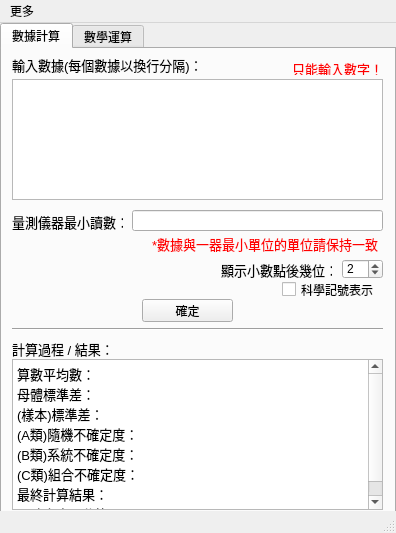
<?xml version="1.0" encoding="UTF-8"?>
<ui version="4.0">
 <class>MainWindow</class>
 <widget class="QMainWindow" name="MainWindow">
  <property name="geometry">
   <rect>
    <x>0</x>
    <y>0</y>
    <width>396</width>
    <height>533</height>
   </rect>
  </property>
  <property name="windowTitle">
   <string>MainWindow</string>
  </property>
  <widget class="QWidget" name="centralwidget">
   <widget class="QTabWidget" name="tabWidget">
    <property name="geometry">
     <rect>
      <x>0</x>
      <y>0</y>
      <width>396</width>
      <height>491</height>
     </rect>
    </property>
    <property name="currentIndex">
     <number>0</number>
    </property>
    <widget class="QWidget" name="tab">
     <attribute name="title">
      <string>數據計算</string>
     </attribute>
     <widget class="QLabel" name="label">
      <property name="geometry">
       <rect>
        <x>10</x>
        <y>6</y>
        <width>191</width>
        <height>20</height>
       </rect>
      </property>
      <property name="text">
       <string>&lt;html&gt;&lt;head/&gt;&lt;body&gt;&lt;p&gt;&lt;span style=&quot; font-size:10pt;&quot;&gt;輸入數據(每個數據以換行分隔)：&lt;/span&gt;&lt;/p&gt;&lt;/body&gt;&lt;/html&gt;</string>
      </property>
     </widget>
     <widget class="QSpinBox" name="spinBox">
      <property name="geometry">
       <rect>
        <x>340</x>
        <y>210</y>
        <width>41</width>
        <height>20</height>
       </rect>
      </property>
      <property name="maximum">
       <number>15</number>
      </property>
      <property name="value">
       <number>2</number>
      </property>
      <property name="displayIntegerBase">
       <number>10</number>
      </property>
     </widget>
     <widget class="QLabel" name="label_2">
      <property name="geometry">
       <rect>
        <x>10</x>
        <y>160</y>
        <width>111</width>
        <height>26</height>
       </rect>
      </property>
      <property name="text">
       <string>&lt;span style=&quot;  font-size:10pt;&quot;&gt;量測儀器最小讀數：&lt;/span&gt;</string>
      </property>
     </widget>
     <widget class="Line" name="line">
      <property name="geometry">
       <rect>
        <x>10</x>
        <y>270</y>
        <width>371</width>
        <height>21</height>
       </rect>
      </property>
      <property name="orientation">
       <enum>Qt::Horizontal</enum>
      </property>
     </widget>
     <widget class="QLabel" name="label_5">
      <property name="geometry">
       <rect>
        <x>219</x>
        <y>211</y>
        <width>111</width>
        <height>20</height>
       </rect>
      </property>
      <property name="text">
       <string>&lt;span style=&quot;  font-size:10pt;&quot;&gt;顯示小數點後幾位：&lt;/span&gt;</string>
      </property>
     </widget>
     <widget class="QPushButton" name="EnterButton">
      <property name="geometry">
       <rect>
        <x>140</x>
        <y>250</y>
        <width>91</width>
        <height>23</height>
       </rect>
      </property>
      <property name="text">
       <string>確定</string>
      </property>
     </widget>
     <widget class="QLineEdit" name="minimumValue">
      <property name="geometry">
       <rect>
        <x>130</x>
        <y>161</y>
        <width>251</width>
        <height>21</height>
       </rect>
      </property>
     </widget>
     <widget class="QLabel" name="label_3">
      <property name="geometry">
       <rect>
        <x>150</x>
        <y>180</y>
        <width>231</width>
        <height>31</height>
       </rect>
      </property>
      <property name="text">
       <string>&lt;span style=&quot; color:red; font-size:10pt;&quot;&gt;*數據與一器最小單位的單位請保持一致&lt;/span&gt;</string>
      </property>
     </widget>
     <widget class="QLabel" name="label_4">
      <property name="geometry">
       <rect>
        <x>10</x>
        <y>290</y>
        <width>101</width>
        <height>21</height>
       </rect>
      </property>
      <property name="text">
       <string>&lt;span style=&quot;  font-size:10pt;&quot;&gt;計算過程 / 結果：&lt;/span&gt;</string>
      </property>
     </widget>
     <widget class="QCheckBox" name="Scientific_notation">
      <property name="geometry">
       <rect>
        <x>280</x>
        <y>230</y>
        <width>101</width>
        <height>21</height>
       </rect>
      </property>
      <property name="text">
       <string>科學記號表示</string>
      </property>
     </widget>
     <widget class="QTextBrowser" name="calculateResult">
      <property name="geometry">
       <rect>
        <x>10</x>
        <y>310</y>
        <width>371</width>
        <height>151</height>
       </rect>
      </property>
      <property name="html">
       <string>&lt;!DOCTYPE HTML PUBLIC &quot;-//W3C//DTD HTML 4.0//EN&quot; &quot;http://www.w3.org/TR/REC-html40/strict.dtd&quot;&gt;
&lt;html&gt;&lt;head&gt;&lt;meta name=&quot;qrichtext&quot; content=&quot;1&quot; /&gt;&lt;style type=&quot;text/css&quot;&gt;
p, li { white-space: pre-wrap; }
&lt;/style&gt;&lt;/head&gt;&lt;body style=&quot; font-family:'PMingLiU'; font-size:9pt; font-weight:400; font-style:normal;&quot;&gt;
&lt;p style=&quot; margin-top:0px; margin-bottom:0px; margin-left:0px; margin-right:0px; -qt-block-indent:0; text-indent:0px;&quot;&gt;&lt;span style=&quot; font-family:'Microsoft JhengHei'; font-size:10pt; color:#000000;&quot;&gt;算數平均數：&lt;/span&gt;&lt;/p&gt;
&lt;p style=&quot; margin-top:0px; margin-bottom:0px; margin-left:0px; margin-right:0px; -qt-block-indent:0; text-indent:0px;&quot;&gt;&lt;span style=&quot; font-family:'Microsoft JhengHei'; font-size:10pt; color:#000000;&quot;&gt;母體標準差：&lt;/span&gt;&lt;/p&gt;
&lt;p style=&quot; margin-top:0px; margin-bottom:0px; margin-left:0px; margin-right:0px; -qt-block-indent:0; text-indent:0px;&quot;&gt;&lt;span style=&quot; font-family:'Microsoft JhengHei'; font-size:10pt; color:#000000;&quot;&gt;(樣本)標準差：&lt;/span&gt;&lt;/p&gt;
&lt;p style=&quot; margin-top:0px; margin-bottom:0px; margin-left:0px; margin-right:0px; -qt-block-indent:0; text-indent:0px;&quot;&gt;&lt;span style=&quot; font-family:'Microsoft JhengHei'; font-size:10pt; color:#000000;&quot;&gt;(A類)隨機不確定度：&lt;/span&gt;&lt;/p&gt;
&lt;p style=&quot; margin-top:0px; margin-bottom:0px; margin-left:0px; margin-right:0px; -qt-block-indent:0; text-indent:0px;&quot;&gt;&lt;span style=&quot; font-family:'Microsoft JhengHei'; font-size:10pt; color:#000000;&quot;&gt;(B類)系統不確定度：&lt;/span&gt;&lt;/p&gt;
&lt;p style=&quot; margin-top:0px; margin-bottom:0px; margin-left:0px; margin-right:0px; -qt-block-indent:0; text-indent:0px;&quot;&gt;&lt;span style=&quot; font-family:'Microsoft JhengHei'; font-size:10pt; color:#000000;&quot;&gt;(C類)組合不確定度：&lt;/span&gt;&lt;/p&gt;
&lt;p style=&quot; margin-top:0px; margin-bottom:0px; margin-left:0px; margin-right:0px; -qt-block-indent:0; text-indent:0px;&quot;&gt;&lt;span style=&quot; font-family:'Microsoft JhengHei'; font-size:10pt; color:#000000;&quot;&gt;最終計算結果：&lt;/span&gt;&lt;/p&gt;
&lt;p style=&quot; margin-top:0px; margin-bottom:0px; margin-left:0px; margin-right:0px; -qt-block-indent:0; text-indent:0px;&quot;&gt;&lt;span style=&quot; font-family:'Microsoft JhengHei'; font-size:10pt; color:#000000;&quot;&gt;不確定度百分比：&lt;/span&gt;&lt;/p&gt;&lt;/body&gt;&lt;/html&gt;</string>
      </property>
     </widget>
     <widget class="QPlainTextEdit" name="inputTextEdit">
      <property name="geometry">
       <rect>
        <x>10</x>
        <y>30</y>
        <width>371</width>
        <height>121</height>
       </rect>
      </property>
      <property name="plainText">
       <string/>
      </property>
     </widget>
     <widget class="QLabel" name="label_21">
      <property name="geometry">
       <rect>
        <x>290</x>
        <y>10</y>
        <width>91</width>
        <height>16</height>
       </rect>
      </property>
      <property name="text">
       <string>&lt;html&gt;&lt;head/&gt;&lt;body&gt;&lt;p&gt;&lt;span style=&quot; font-size:10pt; color:#ff0000;&quot;&gt;只能輸入數字！&lt;/span&gt;&lt;/p&gt;&lt;/body&gt;&lt;/html&gt;</string>
      </property>
     </widget>
    </widget>
    <widget class="QWidget" name="tab_2">
     <attribute name="title">
      <string>數學運算</string>
     </attribute>
     <widget class="QLineEdit" name="Xdata">
      <property name="geometry">
       <rect>
        <x>30</x>
        <y>30</y>
        <width>161</width>
        <height>20</height>
       </rect>
      </property>
     </widget>
     <widget class="QLabel" name="label_6">
      <property name="geometry">
       <rect>
        <x>10</x>
        <y>31</y>
        <width>21</width>
        <height>20</height>
       </rect>
      </property>
      <property name="text">
       <string>&lt;span style=&quot;  font-size:10pt;&quot;&gt;X：&lt;/span&gt;</string>
      </property>
     </widget>
     <widget class="QLineEdit" name="Xuncertainty">
      <property name="geometry">
       <rect>
        <x>220</x>
        <y>30</y>
        <width>161</width>
        <height>20</height>
       </rect>
      </property>
     </widget>
     <widget class="QLabel" name="label_7">
      <property name="geometry">
       <rect>
        <x>190</x>
        <y>30</y>
        <width>21</width>
        <height>21</height>
       </rect>
      </property>
      <property name="text">
       <string>   ±</string>
      </property>
     </widget>
     <widget class="QLineEdit" name="Yuncertainty">
      <property name="geometry">
       <rect>
        <x>220</x>
        <y>60</y>
        <width>161</width>
        <height>20</height>
       </rect>
      </property>
     </widget>
     <widget class="QLabel" name="label_9">
      <property name="geometry">
       <rect>
        <x>10</x>
        <y>61</y>
        <width>21</width>
        <height>21</height>
       </rect>
      </property>
      <property name="text">
       <string>&lt;span style=&quot;  font-size:10pt;&quot;&gt;Y：&lt;/span&gt;</string>
      </property>
     </widget>
     <widget class="QLineEdit" name="Ydata">
      <property name="geometry">
       <rect>
        <x>30</x>
        <y>60</y>
        <width>161</width>
        <height>20</height>
       </rect>
      </property>
     </widget>
     <widget class="QLabel" name="label_8">
      <property name="geometry">
       <rect>
        <x>190</x>
        <y>60</y>
        <width>21</width>
        <height>21</height>
       </rect>
      </property>
      <property name="text">
       <string>   ±</string>
      </property>
     </widget>
     <widget class="QLabel" name="label_10">
      <property name="geometry">
       <rect>
        <x>10</x>
        <y>10</y>
        <width>81</width>
        <height>16</height>
       </rect>
      </property>
      <property name="text">
       <string>&lt;span style=&quot;  font-size:10pt;&quot;&gt;請輸入數據：&lt;/span&gt;</string>
      </property>
     </widget>
     <widget class="QLabel" name="label_11">
      <property name="geometry">
       <rect>
        <x>10</x>
        <y>120</y>
        <width>81</width>
        <height>16</height>
       </rect>
      </property>
      <property name="text">
       <string>&lt;span style=&quot;  font-size:10pt;&quot;&gt;輸入運算式：&lt;/span&gt;</string>
      </property>
     </widget>
     <widget class="QTextBrowser" name="calculateResult_2">
      <property name="geometry">
       <rect>
        <x>10</x>
        <y>391</y>
        <width>371</width>
        <height>51</height>
       </rect>
      </property>
      <property name="html">
       <string>&lt;!DOCTYPE HTML PUBLIC &quot;-//W3C//DTD HTML 4.0//EN&quot; &quot;http://www.w3.org/TR/REC-html40/strict.dtd&quot;&gt;
&lt;html&gt;&lt;head&gt;&lt;meta name=&quot;qrichtext&quot; content=&quot;1&quot; /&gt;&lt;style type=&quot;text/css&quot;&gt;
p, li { white-space: pre-wrap; }
&lt;/style&gt;&lt;/head&gt;&lt;body style=&quot; font-family:'PMingLiU'; font-size:9pt; font-weight:400; font-style:normal;&quot;&gt;
&lt;p style=&quot;-qt-paragraph-type:empty; margin-top:0px; margin-bottom:0px; margin-left:0px; margin-right:0px; -qt-block-indent:0; text-indent:0px; font-size:10pt;&quot;&gt;&lt;br /&gt;&lt;/p&gt;&lt;/body&gt;&lt;/html&gt;</string>
      </property>
     </widget>
     <widget class="QLabel" name="label_12">
      <property name="geometry">
       <rect>
        <x>10</x>
        <y>370</y>
        <width>71</width>
        <height>16</height>
       </rect>
      </property>
      <property name="text">
       <string>&lt;span style=&quot;  font-size:10pt;&quot;&gt;運算結果：&lt;/span&gt;</string>
      </property>
     </widget>
     <widget class="QLabel" name="label_13">
      <property name="geometry">
       <rect>
        <x>10</x>
        <y>91</y>
        <width>21</width>
        <height>20</height>
       </rect>
      </property>
      <property name="text">
       <string>&lt;span style=&quot;  font-size:10pt;&quot;&gt;Z：&lt;/span&gt;</string>
      </property>
     </widget>
     <widget class="QLineEdit" name="Zdata">
      <property name="geometry">
       <rect>
        <x>30</x>
        <y>90</y>
        <width>161</width>
        <height>20</height>
       </rect>
      </property>
     </widget>
     <widget class="QLineEdit" name="Zuncertainty">
      <property name="geometry">
       <rect>
        <x>220</x>
        <y>90</y>
        <width>161</width>
        <height>20</height>
       </rect>
      </property>
     </widget>
     <widget class="QLabel" name="label_14">
      <property name="geometry">
       <rect>
        <x>190</x>
        <y>90</y>
        <width>21</width>
        <height>21</height>
       </rect>
      </property>
      <property name="text">
       <string>   ±</string>
      </property>
     </widget>
     <widget class="QLineEdit" name="Formula">
      <property name="geometry">
       <rect>
        <x>10</x>
        <y>140</y>
        <width>371</width>
        <height>21</height>
       </rect>
      </property>
      <property name="text">
       <string>X+Y</string>
      </property>
     </widget>
     <widget class="QCheckBox" name="Scientific_notation_2">
      <property name="geometry">
       <rect>
        <x>280</x>
        <y>300</y>
        <width>101</width>
        <height>21</height>
       </rect>
      </property>
      <property name="text">
       <string>科學記號表示</string>
      </property>
     </widget>
     <widget class="QSpinBox" name="spinBox_2">
      <property name="geometry">
       <rect>
        <x>100</x>
        <y>300</y>
        <width>41</width>
        <height>21</height>
       </rect>
      </property>
      <property name="maximum">
       <number>15</number>
      </property>
      <property name="value">
       <number>2</number>
      </property>
      <property name="displayIntegerBase">
       <number>10</number>
      </property>
     </widget>
     <widget class="QLabel" name="label_15">
      <property name="geometry">
       <rect>
        <x>10</x>
        <y>301</y>
        <width>91</width>
        <height>20</height>
       </rect>
      </property>
      <property name="text">
       <string>&lt;span style=&quot;  font-size:10pt;&quot;&gt;小數點後幾位：&lt;/span&gt;</string>
      </property>
     </widget>
     <widget class="Line" name="line_3">
      <property name="geometry">
       <rect>
        <x>10</x>
        <y>350</y>
        <width>371</width>
        <height>16</height>
       </rect>
      </property>
      <property name="orientation">
       <enum>Qt::Horizontal</enum>
      </property>
     </widget>
     <widget class="QPushButton" name="equalsButton">
      <property name="geometry">
       <rect>
        <x>144</x>
        <y>330</y>
        <width>91</width>
        <height>23</height>
       </rect>
      </property>
      <property name="text">
       <string>確定</string>
      </property>
     </widget>
     <widget class="QLabel" name="label_16">
      <property name="geometry">
       <rect>
        <x>10</x>
        <y>176</y>
        <width>41</width>
        <height>20</height>
       </rect>
      </property>
      <property name="text">
       <string>&lt;span style=&quot; font-size:10pt;&quot;&gt;說明：&lt;/span&gt;</string>
      </property>
     </widget>
     <widget class="QLabel" name="label_17">
      <property name="geometry">
       <rect>
        <x>40</x>
        <y>200</y>
        <width>321</width>
        <height>16</height>
       </rect>
      </property>
      <property name="text">
       <string>&lt;html&gt;&lt;head/&gt;&lt;body&gt;&lt;p&gt;&lt;span style=&quot; font-size:10pt;&quot;&gt;請先輸入X、Y、Z的數值，若為空，將預設為0 ± 0。&lt;/span&gt;&lt;/p&gt;&lt;/body&gt;&lt;/html&gt;</string>
      </property>
     </widget>
     <widget class="QLabel" name="label_18">
      <property name="geometry">
       <rect>
        <x>40</x>
        <y>220</y>
        <width>291</width>
        <height>16</height>
       </rect>
      </property>
      <property name="text">
       <string>&lt;html&gt;&lt;head/&gt;&lt;body&gt;&lt;p&gt;&lt;span style=&quot; font-size:10pt;&quot;&gt;接著輸入運算式，目前可用的運算子有： + - * /&lt;/span&gt;&lt;/p&gt;&lt;/body&gt;&lt;/html&gt;</string>
      </property>
     </widget>
     <widget class="QLabel" name="label_19">
      <property name="geometry">
       <rect>
        <x>40</x>
        <y>240</y>
        <width>101</width>
        <height>16</height>
       </rect>
      </property>
      <property name="text">
       <string>&lt;html&gt;&lt;head/&gt;&lt;body&gt;&lt;p&gt;&lt;span style=&quot; font-size:10pt;&quot;&gt;可用括號：( )&lt;/span&gt;&lt;/p&gt;&lt;/body&gt;&lt;/html&gt;</string>
      </property>
     </widget>
     <widget class="QLabel" name="label_20">
      <property name="geometry">
       <rect>
        <x>40</x>
        <y>260</y>
        <width>191</width>
        <height>16</height>
       </rect>
      </property>
      <property name="text">
       <string>&lt;html&gt;&lt;head/&gt;&lt;body&gt;&lt;p&gt;&lt;span style=&quot; font-size:10pt; color:#000000;&quot;&gt;最後注意，&lt;/span&gt;&lt;span style=&quot; font-size:10pt; color:#ff0000;&quot;&gt;X、Y、Z請用大寫！&lt;/span&gt;&lt;/p&gt;&lt;/body&gt;&lt;/html&gt;</string>
      </property>
     </widget>
    </widget>
   </widget>
  </widget>
  <widget class="QMenuBar" name="menubar">
   <property name="geometry">
    <rect>
     <x>0</x>
     <y>0</y>
     <width>396</width>
     <height>22</height>
    </rect>
   </property>
   <widget class="QMenu" name="menu">
    <property name="title">
     <string>更多</string>
    </property>
    <addaction name="about"/>
   </widget>
   <addaction name="menu"/>
  </widget>
  <widget class="QStatusBar" name="statusbar"/>
  <action name="about">
   <property name="text">
    <string>關於Uncertainty Calculator</string>
   </property>
  </action>
  <action name="instructions">
   <property name="text">
    <string>原理</string>
   </property>
  </action>
 </widget>
 <resources/>
 <connections/>
</ui>
